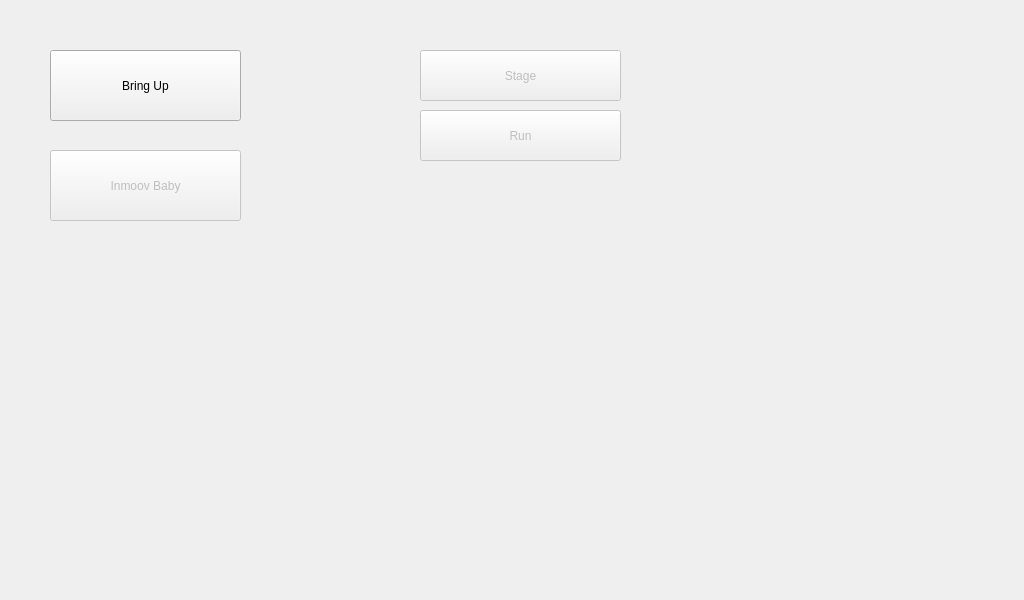
<?xml version="1.0" encoding="UTF-8"?>
<ui version="4.0">
 <class>MainWindow</class>
 <widget class="QMainWindow" name="MainWindow">
  <property name="geometry">
   <rect>
    <x>0</x>
    <y>0</y>
    <width>1024</width>
    <height>600</height>
   </rect>
  </property>
  <property name="windowTitle">
   <string>Inmoov Demo Manager</string>
  </property>
  <property name="autoFillBackground">
   <bool>false</bool>
  </property>
  <property name="documentMode">
   <bool>false</bool>
  </property>
  <widget class="QWidget" name="centralwidget">
   <widget class="QPushButton" name="btnBringUp">
    <property name="geometry">
     <rect>
      <x>50</x>
      <y>50</y>
      <width>191</width>
      <height>71</height>
     </rect>
    </property>
    <property name="text">
     <string>Bring Up</string>
    </property>
   </widget>
   <widget class="QPushButton" name="btnInmoovDemos">
    <property name="enabled">
     <bool>false</bool>
    </property>
    <property name="geometry">
     <rect>
      <x>50</x>
      <y>150</y>
      <width>191</width>
      <height>71</height>
     </rect>
    </property>
    <property name="text">
     <string>Inmoov Baby</string>
    </property>
   </widget>
   <widget class="QPushButton" name="btnRun">
    <property name="enabled">
     <bool>false</bool>
    </property>
    <property name="geometry">
     <rect>
      <x>420</x>
      <y>110</y>
      <width>201</width>
      <height>51</height>
     </rect>
    </property>
    <property name="text">
     <string>Run</string>
    </property>
   </widget>
   <widget class="QPushButton" name="btnStage">
    <property name="enabled">
     <bool>false</bool>
    </property>
    <property name="geometry">
     <rect>
      <x>420</x>
      <y>50</y>
      <width>201</width>
      <height>51</height>
     </rect>
    </property>
    <property name="text">
     <string>Stage</string>
    </property>
    <property name="checkable">
     <bool>false</bool>
    </property>
   </widget>
  </widget>
  <widget class="QStatusBar" name="statusbar">
   <property name="sizeGripEnabled">
    <bool>false</bool>
   </property>
  </widget>
 </widget>
 <resources/>
 <connections/>
</ui>
